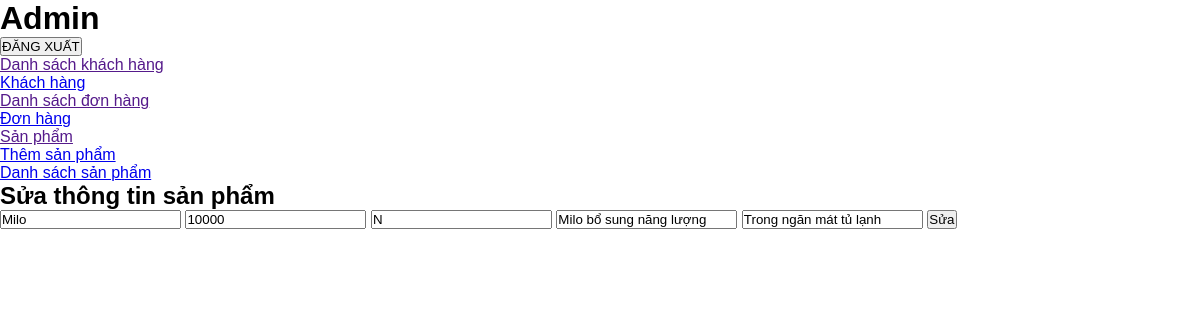
The page /suasp.php?cartegory_id=104 on the database its author committed.
### tables this page shows
CREATE TABLE `sanpham` (
  `cartegory_id` int(11) NOT NULL,
  `Tensp` varchar(255) NOT NULL,
  `Gia` varchar(255) NOT NULL,
  `Hinh` text NOT NULL,
  `Mota` varchar(5000) NOT NULL,
  `Baoquan` varchar(5000) NOT NULL,
  `Madanhmuc` varchar(255) NOT NULL
);

### suasp.php (the view, shortened to what this page needs)
<?php
include "headera.php";
include "slider.php";
?>
<?php
if(!isset($_GET['cartegory_id']) || $_GET['cartegory_id'] == NULL){
    echo "<script>window.location = 'cartegorylist.php</script>";
}
else {
    $cartegory_id =$_GET['cartegory_id'];
}
    $get_cartegory =get_cartegory($cartegory_id);
    if($get_cartegory) {
        $kq = mysqli_fetch_assoc($get_cartegory);
    }
?>
<?php
function get_cartegory($cartegory_id){
    require "connect.php";
    $sql = "SELECT * FROM sanpham WHERE cartegory_id='$cartegory_id'";
    $result = mysqli_query($conn, $sql);
    return $result;
}
?>
<div class="admin-content-right">
            <div class="admin-content-right-cartegory_add">
                <h1>Sửa thông tin sản phẩm</h1>
                <form action="" method="POST">
                    <input type="text" name="Tensp" value="<?php echo $kq['Tensp']?>" >
                    <input type="text" name="Gia" value="<?php echo $kq['Gia']?>" >
                    <input type="text" name="Madanhmuc" value="<?php echo $kq['Madanhmuc']?>">
                    <input type="text" name="Mota" value="<?php echo $kq['Mota']?>">
                    <input type="text" name="Baoquan" value="<?php echo $kq['Baoquan']?>">
                    <button type="submit">Sửa</button>
                </form>
            </div>
        </div>
    </section>
</body>
</html>

### style.css (style rules this page uses)
* { padding:0; margin:0; box-sizing: border-box; font-family:'Poppins', sans-serif; cursor: pointer; }

### rows shown on the page
sanpham: Tensp "Milo", Gia "10000", Madanhmuc "N", Mota "Milo bổ sung năng lượng", Baoquan "Trong ngăn mát tủ lạnh"
